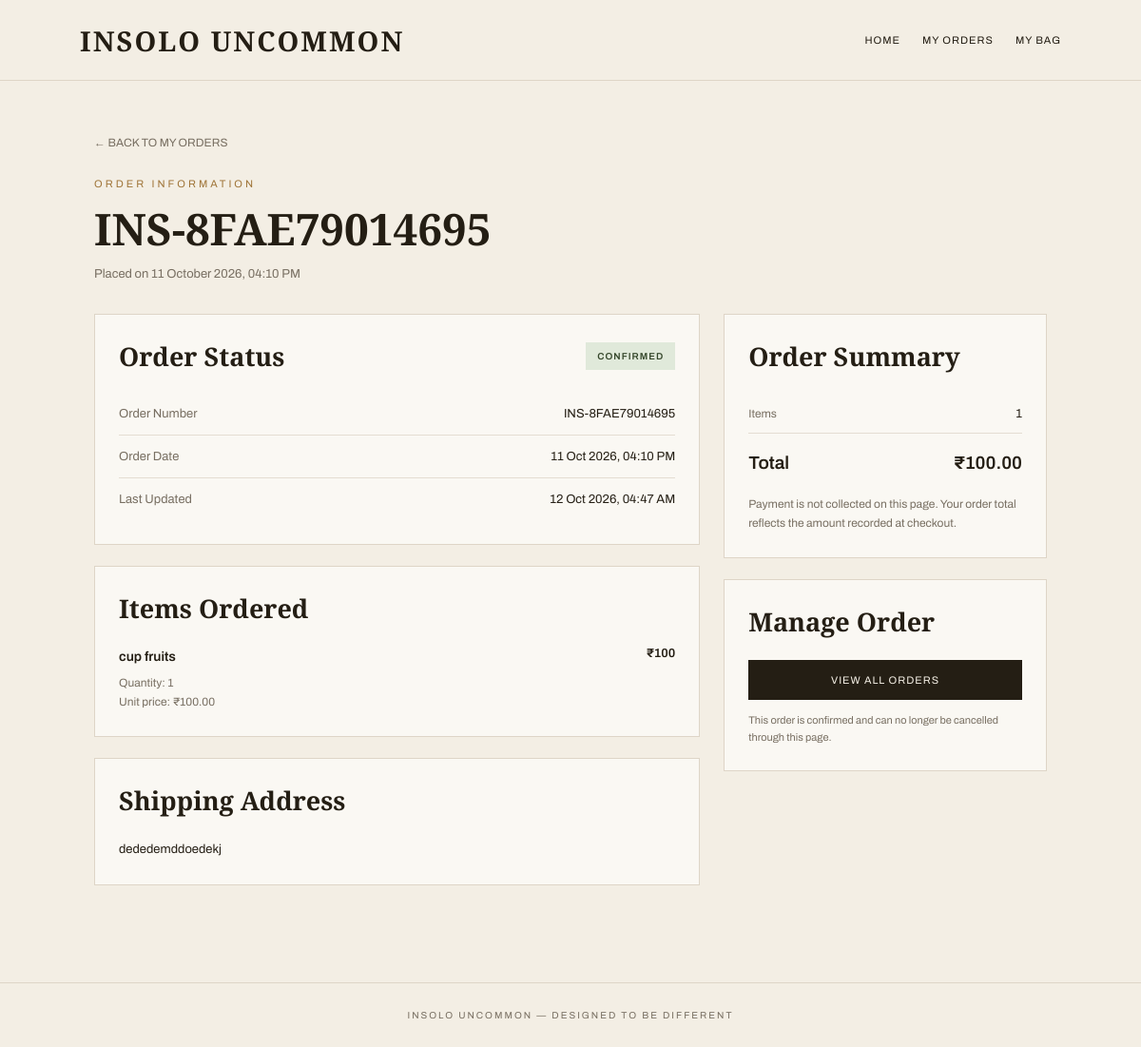
The app's page /my-orders/INS-8FAE79014695/ (signed in), older data.
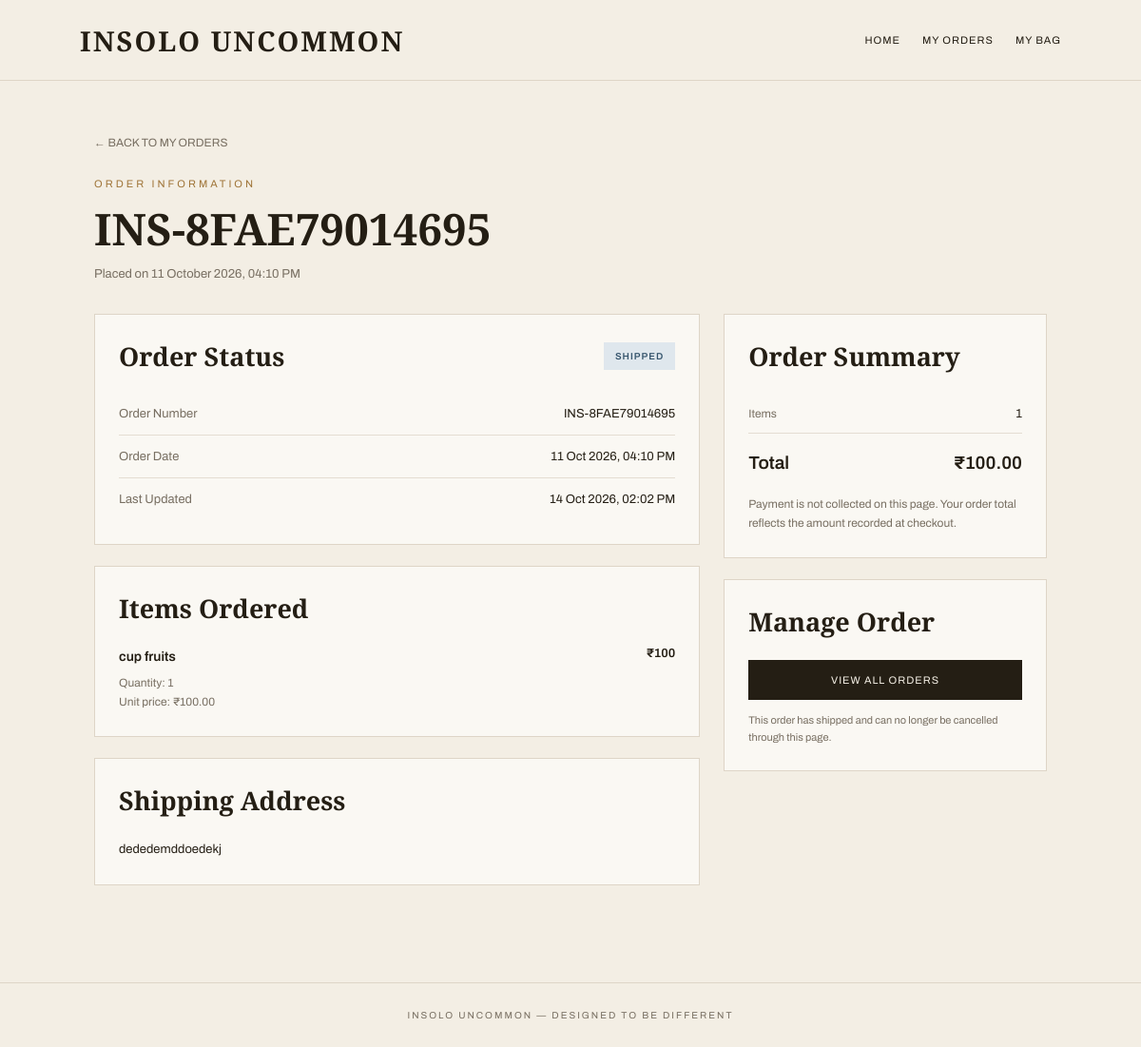
The same page, newer data.
### customer/models.py (models this page shows, shortened)
class Order(models.Model):
    STATUS_CHOICES = [
        ("PENDING", "Pending"),
        ("CONFIRMED", "Confirmed"),
        ("SHIPPED", "Shipped"),
        ("DELIVERED", "Delivered"),
        ("CANCELLED", "Cancelled"),
    ]
    customer = models.ForeignKey(
        Customer,
        on_delete=models.CASCADE,
        related_name="orders",
    )
    order_number = models.CharField(max_length=30, unique=True)
    total_amount = models.DecimalField(max_digits=10, decimal_places=2)
    status = models.CharField(
        max_length=20,
        choices=STATUS_CHOICES,
        default="PENDING",
    )
    shipping_address = models.TextField()
    created_at = models.DateTimeField(auto_now_add=True)
    updated_at = models.DateTimeField(auto_now=True)

### customer/views.py (the view)
def order_detail(request, order_number):
    customer = get_logged_in_customer(request)
    if not customer:
        return redirect("login")
    order = get_object_or_404(
        Order.objects.prefetch_related("items__product"),
        order_number=order_number,
        customer=customer,
    )
    return render(request, "customer/order_detail.html", {
        "customer": customer,
        "order": order,
    })

### customer/views.py (called while the page is built)
def get_logged_in_customer(request):
    customer_id = request.session.get("customer_id")
    if not customer_id:
        return None
    return Customer.objects.filter(id=customer_id).first()

### templates/customer/order_detail.html (shortened to what the changed rows need)
<!DOCTYPE html>
<html lang="en">
<head>
</head>
<body>
<main class="container">
    <a href="{% url 'my_orders' %}" class="back-link">
        ← BACK TO MY ORDERS
    </a>
    <p class="eyebrow">ORDER INFORMATION</p>
    <h1>{{ order.order_number }}</h1>
    <p class="subtitle">
        Placed on {{ order.created_at|date:"d F Y, h:i A" }}
    </p>
    <div class="layout">
        <section>
            <div class="panel">
                <div class="status-row">
                    <h2 class="panel-title" style="margin-bottom: 0;">
                        Order Status
                    </h2>
                    <span class="status
                        {% if order.status == 'PENDING' %}status-pending
                        {% elif order.status == 'CONFIRMED' %}status-confirmed
                        {% elif order.status == 'SHIPPED' %}status-shipped
                        {% elif order.status == 'DELIVERED' %}status-delivered
                        {% elif order.status == 'CANCELLED' %}status-cancelled
                        {% endif %}">
                        {{ order.get_status_display|upper }}
                    </span>
                </div>
                <div class="info-row">
                    <span class="info-label">Order Number</span>
                    <span class="info-value">{{ order.order_number }}</span>
                </div>
                <div class="info-row">
                    <span class="info-label">Order Date</span>
                    <span class="info-value">
                        {{ order.created_at|date:"d M Y, h:i A" }}
                    </span>
                </div>
                <div class="info-row">
                    <span class="info-label">Last Updated</span>
                    <span class="info-value">
                        {{ order.updated_at|date:"d M Y, h:i A" }}
                    </span>
                </div>
            </div>
            <div class="panel">
                <h2 class="panel-title">Items Ordered</h2>
            </div>
            <div class="panel">
                <h2 class="panel-title">Shipping Address</h2>
                <p class="address">
                    {{ order.shipping_address|linebreaksbr }}
                </p>
            </div>
        </section>
        <aside>
            <div class="panel">
                <h2 class="panel-title">Order Summary</h2>
                <div class="summary-row">
                    <span class="muted">Items</span>
                    <span>{{ order.items.count }}</span>
                </div>
                <div class="summary-row total-row">
                    <span>Total</span>
                    <span>₹{{ order.total_amount|floatformat:2 }}</span>
                </div>
            </div>
            <div class="panel">
                <h2 class="panel-title">Manage Order</h2>
                <a href="{% url 'my_orders' %}" class="primary-button">
                    VIEW ALL ORDERS
                </a>
                {% if order.status == 'PENDING' %}
                    <form method="POST"
                          action="{% url 'cancel_order' order.order_number %}"
                          onsubmit="return confirm('Are you sure you want to cancel this order? This action cannot be undone.');">
                        {% csrf_token %}
                        <button type="submit" class="cancel-button">
                            CANCEL ORDER
                        </button>
                    </form>
                    <p class="cancel-note">
                        You can cancel this order while its status is Pending.
                        Once it is confirmed or processed, cancellation will
                        no longer be available.
                    </p>
                {% else %}
                    <p class="cancel-note">
                        {% if order.status == 'CANCELLED' %}
                            This order has been cancelled.
                        {% elif order.status == 'CONFIRMED' %}
                            This order is confirmed and can no longer be
                            cancelled through this page.
                        {% elif order.status == 'SHIPPED' %}
                            This order has shipped and can no longer be
                            cancelled through this page.
                        {% elif order.status == 'DELIVERED' %}
                            This order has been delivered.
                        {% endif %}
                    </p>
                {% endif %}
            </div>
        </aside>
    </div>
</main>
</body>
</html>

Row changes from the older to the newer data that the page shows:
changed Order "INS-8FAE79014695": status "CONFIRMED" → "SHIPPED"; updated_at "12 Oct 2026, 04:47 AM" → "14 Oct 2026, 02:02 PM"
Text that changed along with them:
text no longer shown: "This order is confirmed and can no longer be cancelled through this page."
text now shown: "This order has shipped and can no longer be cancelled through this page."
